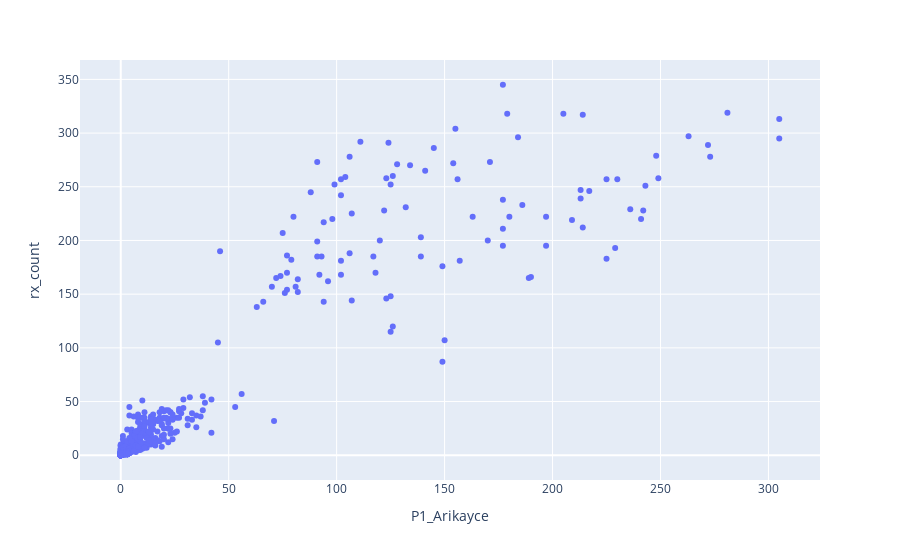

Notebook code for this chart:
### Code cell
fig = px.scatter(df_pp, x='P1_Arikayce', y='rx_count')
#fig.update_layout(yaxis_title="Rx Impact")
fig.show()

### Figure 1 — Plotly figure (JSON) as saved in the notebook; plotly's stock layout.template omitted (floating-point values rounded to 4 significant figures; data arrays with more than 128 entries replaced by an {"elided": "..."} marker saying what was removed)
{"data": [{"hovertemplate": "P1_Arikayce=%{x}<br>rx_count=%{y}<extra></extra>", "legendgroup": "", "marker": {"color": "#636efa", "symbol": "circle"}, "mode": "markers", "name": "", "orientation": "v", "showlegend": false, "type": "scatter", "x": {"elided": "728 int values"}, "xaxis": "x", "y": {"elided": "728 int values"}, "yaxis": "y"}], "layout": {"legend": {"tracegroupgap": 0}, "margin": {"t": 60}, "xaxis": {"anchor": "y", "domain": [0, 1], "title": {"text": "P1_Arikayce"}}, "yaxis": {"anchor": "x", "domain": [0, 1], "title": {"text": "rx_count"}}}}
